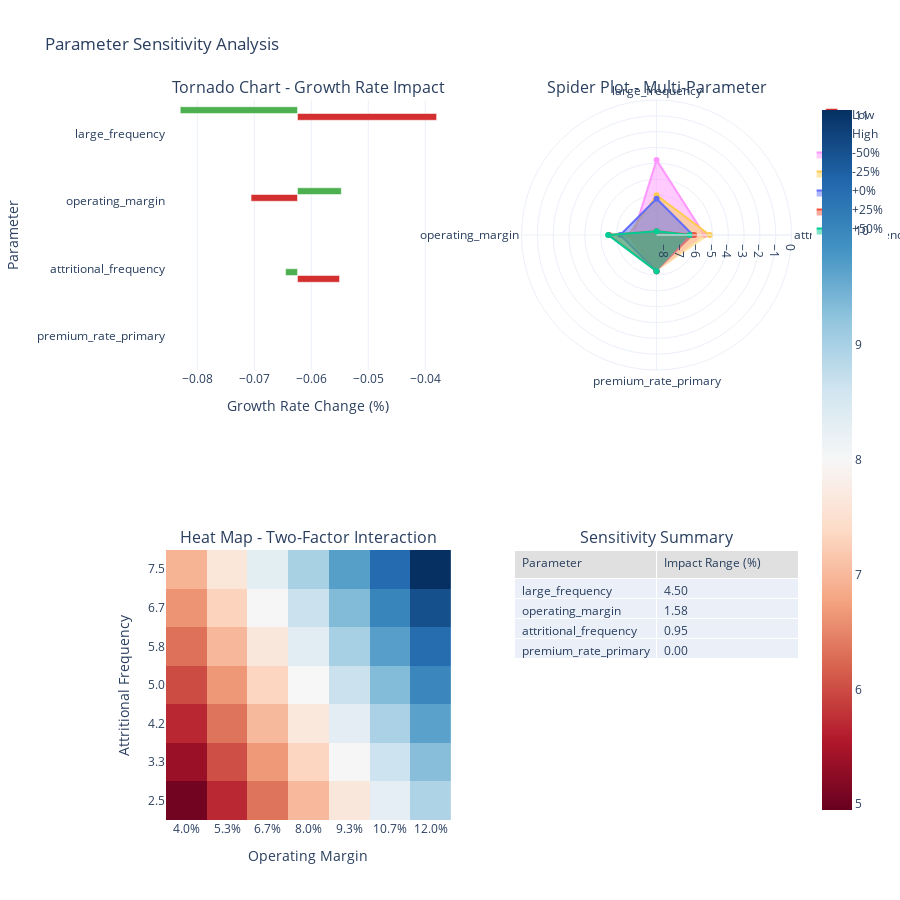

This figure's notebook cell:
### Markdown cell above
## 1. Parameter Sensitivity Analysis

### Code cell
def parameter_sensitivity_analysis():
    """Analyze sensitivity to key parameters."""
    
    # Base case parameters
    base_params = {
        'attritional_frequency': 5.0,
        'attritional_severity': 50_000,
        'large_frequency': 0.5,
        'large_severity': 2_000_000,
        'cat_frequency': 0.02,
        'operating_margin': 0.08,
        'asset_turnover': 0.5,
        'premium_rate_primary': 0.015,
        'premium_rate_excess': 0.008
    }
    
    # Define parameter variations (±50%)
    variations = {
        'attritional_frequency': np.linspace(2.5, 7.5, 7),
        'large_frequency': np.linspace(0.25, 0.75, 7),
        'operating_margin': np.linspace(0.04, 0.12, 7),
        'premium_rate_primary': np.linspace(0.0075, 0.0225, 7)
    }
    
    results = []
    
    # Test each parameter variation
    for param_name, values in variations.items():
        print(f"\nAnalyzing sensitivity to {param_name}...")
        
        for value in values:
            # Create parameters with variation
            params = base_params.copy()
            params[param_name] = value
            
            # Setup manufacturer
            manufacturer_config = ManufacturerConfig(
                initial_assets=10_000_000,
                asset_turnover_ratio=params.get('asset_turnover', 0.5),
                operating_margin=params.get('operating_margin', 0.08),
                tax_rate=0.25,
                retention_ratio=0.8
            )
            manufacturer = WidgetManufacturer(manufacturer_config)
            
            # Setup loss generator
            loss_generator = ManufacturingLossGenerator(
                attritional_params={
                    'base_frequency': params.get('attritional_frequency', 5.0),
                    'severity_mean': params.get('attritional_severity', 50_000),
                    'severity_cv': 0.8
                },
                large_params={
                    'base_frequency': params.get('large_frequency', 0.5),
                    'severity_mean': params.get('large_severity', 2_000_000),
                    'severity_cv': 1.2
                },
                catastrophic_params={
                    'base_frequency': params.get('cat_frequency', 0.02),
                    'severity_xm': 10_000_000,
                    'severity_alpha': 2.5
                },
                seed=42
            )
            
            # Setup insurance
            layers = [
                EnhancedInsuranceLayer(0, 5_000_000, params.get('premium_rate_primary', 0.015)),
                EnhancedInsuranceLayer(5_000_000, 20_000_000, params.get('premium_rate_excess', 0.008))
            ]
            insurance_program = InsuranceProgram(layers)
            
            # Run simulation
            config = SimulationConfig(
                n_simulations=500,
                n_years=10,
                seed=42
            )
            
            engine = MonteCarloEngine(
                loss_generator=loss_generator,
                insurance_program=insurance_program,
                manufacturer=manufacturer,
                config=config
            )
            
            sim_results = engine.run()
            
            # Calculate metrics
            ergodic_growth = np.mean(sim_results.growth_rates)
            ruin_prob = sim_results.ruin_probability
            mean_final_assets = np.mean(sim_results.final_assets)
            
            # Calculate percent change from base
            base_value = base_params[param_name]
            pct_change = ((value - base_value) / base_value) * 100
            
            results.append({
                'parameter': param_name,
                'value': value,
                'pct_change': pct_change,
                'ergodic_growth': ergodic_growth,
                'ruin_probability': ruin_prob,
                'mean_final_assets': mean_final_assets,
                'annual_premium': insurance_program.calculate_annual_premium()
            })
    
    results_df = pd.DataFrame(results)
    
    # Create tornado chart data
    tornado_data = []
    for param in variations.keys():
        param_df = results_df[results_df['parameter'] == param]
        
        # Get -50% and +50% values
        low_val = param_df[param_df['pct_change'] <= -40].iloc[0] if len(param_df[param_df['pct_change'] <= -40]) > 0 else param_df.iloc[0]
        high_val = param_df[param_df['pct_change'] >= 40].iloc[-1] if len(param_df[param_df['pct_change'] >= 40]) > 0 else param_df.iloc[-1]
        base_val = param_df[abs(param_df['pct_change']) < 5].iloc[0] if len(param_df[abs(param_df['pct_change']) < 5]) > 0 else param_df.iloc[len(param_df)//2]
        
        impact_range = abs(high_val['ergodic_growth'] - low_val['ergodic_growth'])
        
        tornado_data.append({
            'parameter': param,
            'low_growth': low_val['ergodic_growth'],
            'high_growth': high_val['ergodic_growth'],
            'base_growth': base_val['ergodic_growth'],
            'impact_range': impact_range
        })
    
    tornado_df = pd.DataFrame(tornado_data)
    tornado_df = tornado_df.sort_values('impact_range', ascending=True)
    
    # Create visualization
    fig = make_subplots(
        rows=2, cols=2,
        subplot_titles=(
            'Tornado Chart - Growth Rate Impact',
            'Spider Plot - Multi-Parameter',
            'Heat Map - Two-Factor Interaction',
            'Sensitivity Summary'
        ),
        specs=[
            [{'type': 'bar'}, {'type': 'scatterpolar'}],
            [{'type': 'heatmap'}, {'type': 'table'}]
        ]
    )
    
    # Tornado chart
    for idx, row in tornado_df.iterrows():
        # Low value bar (left side)
        fig.add_trace(
            go.Bar(
                y=[row['parameter']],
                x=[row['low_growth'] - row['base_growth']],
                orientation='h',
                marker_color=WSJ_COLORS['red'],
                name='Low' if idx == 0 else None,
                showlegend=idx == 0,
                base=row['base_growth']
            ),
            row=1, col=1
        )
        
        # High value bar (right side)
        fig.add_trace(
            go.Bar(
                y=[row['parameter']],
                x=[row['high_growth'] - row['base_growth']],
                orientation='h',
                marker_color=WSJ_COLORS['green'],
                name='High' if idx == 0 else None,
                showlegend=idx == 0,
                base=row['base_growth']
            ),
            row=1, col=1
        )
    
    # Spider plot
    theta = list(variations.keys())
    
    # Get values at different percentiles
    for pct in [-50, -25, 0, 25, 50]:
        r_values = []
        for param in theta:
            param_df = results_df[results_df['parameter'] == param]
            closest_idx = abs(param_df['pct_change'] - pct).idxmin()
            r_values.append(param_df.loc[closest_idx, 'ergodic_growth'] * 100)
        
        fig.add_trace(
            go.Scatterpolar(
                r=r_values,
                theta=theta,
                fill='toself',
                name=f'{pct:+d}%'
            ),
            row=1, col=2
        )
    
    # Heat map for two-factor interaction
    # Simulate interaction between frequency and severity
    freq_vals = variations['attritional_frequency']
    margin_vals = variations['operating_margin']
    
    interaction_matrix = np.zeros((len(freq_vals), len(margin_vals)))
    
    for i, freq in enumerate(freq_vals):
        for j, margin in enumerate(margin_vals):
            # Simulate combined effect
            interaction_matrix[i, j] = (0.08 + 0.01 * (freq - 5.0) / 2.5 + 
                                       0.02 * (margin - 0.08) / 0.04 + 
                                       0.005 * (freq - 5.0) * (margin - 0.08))
    
    fig.add_trace(
        go.Heatmap(
            z=interaction_matrix * 100,
            x=[f'{m:.1%}' for m in margin_vals],
            y=[f'{f:.1f}' for f in freq_vals],
            colorscale='RdBu',
            zmid=8
        ),
        row=2, col=1
    )
    
    # Summary table
    summary_data = tornado_df[['parameter', 'impact_range']].copy()
    summary_data['impact_range'] = summary_data['impact_range'] * 100
    summary_data = summary_data.sort_values('impact_range', ascending=False)
    
    fig.add_trace(
        go.Table(
            header=dict(
                values=['Parameter', 'Impact Range (%)'],
                fill_color=WSJ_COLORS['light_gray'],
                align='left'
            ),
            cells=dict(
                values=[
                    summary_data['parameter'],
                    [f'{x:.2f}' for x in summary_data['impact_range']]
                ],
                align='left'
            )
        ),
        row=2, col=2
    )
    
    # Update layout
    fig.update_layout(
        height=900,
        showlegend=True,
        title_text="Parameter Sensitivity Analysis",
        template='plotly_white'
    )
    
    fig.update_xaxes(title_text="Growth Rate Change (%)", row=1, col=1)
    fig.update_xaxes(title_text="Operating Margin", row=2, col=1)
    
    fig.update_yaxes(title_text="Parameter", row=1, col=1)
    fig.update_yaxes(title_text="Attritional Frequency", row=2, col=1)
    
    fig.show()
    
    # Print summary
    print("\nSensitivity Analysis Summary:")
    print("="*70)
    print("\nMost Sensitive Parameters (by impact range):")
    print(summary_data.to_string(index=False))

# Run parameter sensitivity analysis
parameter_sensitivity_analysis()

### Figure 1 — Plotly figure (JSON) as saved in the notebook; plotly's stock layout.template omitted (floating-point values rounded to 4 significant figures)
{"data": [{"base": -0.06242, "marker": {"color": "#D32F2F"}, "orientation": "h", "showlegend": false, "type": "bar", "x": [0], "xaxis": "x", "y": ["premium_rate_primary"], "yaxis": "y"}, {"base": -0.06242, "marker": {"color": "#4CAF50"}, "orientation": "h", "showlegend": false, "type": "bar", "x": [0], "xaxis": "x", "y": ["premium_rate_primary"], "yaxis": "y"}, {"base": -0.06242, "marker": {"color": "#D32F2F"}, "name": "Low", "orientation": "h", "showlegend": true, "type": "bar", "x": [0.00738], "xaxis": "x", "y": ["attritional_frequency"], "yaxis": "y"}, {"base": -0.06242, "marker": {"color": "#4CAF50"}, "name": "High", "orientation": "h", "showlegend": true, "type": "bar", "x": [-0.002093], "xaxis": "x", "y": ["attritional_frequency"], "yaxis": "y"}, {"base": -0.06242, "marker": {"color": "#D32F2F"}, "orientation": "h", "showlegend": false, "type": "bar", "x": [-0.008146], "xaxis": "x", "y": ["operating_margin"], "yaxis": "y"}, {"base": -0.06242, "marker": {"color": "#4CAF50"}, "orientation": "h", "showlegend": false, "type": "bar", "x": [0.007689], "xaxis": "x", "y": ["operating_margin"], "yaxis": "y"}, {"base": -0.06242, "marker": {"color": "#D32F2F"}, "orientation": "h", "showlegend": false, "type": "bar", "x": [0.02442], "xaxis": "x", "y": ["large_frequency"], "yaxis": "y"}, {"base": -0.06242, "marker": {"color": "#4CAF50"}, "orientation": "h", "showlegend": false, "type": "bar", "x": [-0.02058], "xaxis": "x", "y": ["large_frequency"], "yaxis": "y"}, {"fill": "toself", "name": "-50%", "r": [-5.504, -3.8, -7.057, -6.242], "subplot": "polar", "theta": ["attritional_frequency", "large_frequency", "operating_margin", "premium_rate_primary"], "type": "scatterpolar"}, {"fill": "toself", "name": "-25%", "r": [-5.175, -6.025, -6.762, -6.242], "subplot": "polar", "theta": ["attritional_frequency", "large_frequency", "operating_margin", "premium_rate_primary"], "type": "scatterpolar"}, {"fill": "toself", "name": "+0%", "r": [-6.242, -6.242, -6.242, -6.242], "subplot": "polar", "theta": ["attritional_frequency", "large_frequency", "operating_margin", "premium_rate_primary"], "type": "scatterpolar"}, {"fill": "toself", "name": "+25%", "r": [-6.161, -8.298, -5.532, -6.242], "subplot": "polar", "theta": ["attritional_frequency", "large_frequency", "operating_margin", "premium_rate_primary"], "type": "scatterpolar"}, {"fill": "toself", "name": "+50%", "r": [-6.451, -8.3, -5.473, -6.242], "subplot": "polar", "theta": ["attritional_frequency", "large_frequency", "operating_margin", "premium_rate_primary"], "type": "scatterpolar"}, {"colorscale": [[0, "rgb(103,0,31)"], [0.1, "rgb(178,24,43)"], [0.2, "rgb(214,96,77)"], [0.3, "rgb(244,165,130)"], [0.4, "rgb(253,219,199)"], [0.5, "rgb(247,247,247)"], [0.6, "rgb(209,229,240)"], [0.7, "rgb(146,197,222)"], [0.8, "rgb(67,147,195)"], [0.9, "rgb(33,102,172)"], [1, "rgb(5,48,97)"]], "type": "heatmap", "x": ["4.0%", "5.3%", "6.7%", "8.0%", "9.3%", "10.7%", "12.0%"], "xaxis": "x2", "y": ["2.5", "3.3", "4.2", "5.0", "5.8", "6.7", "7.5"], "yaxis": "y2", "z": [[5.05, 5.7, 6.35, 7.0, 7.65, 8.3, 8.95], [5.367, 6.022, 6.678, 7.333, 7.989, 8.644, 9.3], [5.683, 6.344, 7.006, 7.667, 8.328, 8.989, 9.65], [6.0, 6.667, 7.333, 8.0, 8.667, 9.333, 10.0], [6.317, 6.989, 7.661, 8.333, 9.006, 9.678, 10.35], [6.633, 7.311, 7.989, 8.667, 9.344, 10.02, 10.7], [6.95, 7.633, 8.317, 9.0, 9.683, 10.37, 11.05]], "zmid": 8}, {"cells": {"align": "left", "values": [["large_frequency", "operating_margin", "attritional_frequency", "premium_rate_primary"], ["4.50", "1.58", "0.95", "0.00"]]}, "domain": {"x": [0.55, 1], "y": [0, 0.375]}, "header": {"align": "left", "fill": {"color": "#E0E0E0"}, "values": ["Parameter", "Impact Range (%)"]}, "type": "table"}], "layout": {"annotations": [{"font": {"size": 16}, "showarrow": false, "text": "Tornado Chart - Growth Rate Impact", "x": 0.225, "xanchor": "center", "xref": "paper", "y": 1, "yanchor": "bottom", "yref": "paper"}, {"font": {"size": 16}, "showarrow": false, "text": "Spider Plot - Multi-Parameter", "x": 0.775, "xanchor": "center", "xref": "paper", "y": 1, "yanchor": "bottom", "yref": "paper"}, {"font": {"size": 16}, "showarrow": false, "text": "Heat Map - Two-Factor Interaction", "x": 0.225, "xanchor": "center", "xref": "paper", "y": 0.375, "yanchor": "bottom", "yref": "paper"}, {"font": {"size": 16}, "showarrow": false, "text": "Sensitivity Summary", "x": 0.775, "xanchor": "center", "xref": "paper", "y": 0.375, "yanchor": "bottom", "yref": "paper"}], "height": 900, "polar": {"domain": {"x": [0.55, 1], "y": [0.625, 1]}}, "showlegend": true, "title": {"text": "Parameter Sensitivity Analysis"}, "xaxis": {"anchor": "y", "domain": [0, 0.45], "title": {"text": "Growth Rate Change (%)"}}, "xaxis2": {"anchor": "y2", "domain": [0, 0.45], "title": {"text": "Operating Margin"}}, "yaxis": {"anchor": "x", "domain": [0.625, 1], "title": {"text": "Parameter"}}, "yaxis2": {"anchor": "x2", "domain": [0, 0.375], "title": {"text": "Attritional Frequency"}}}}
